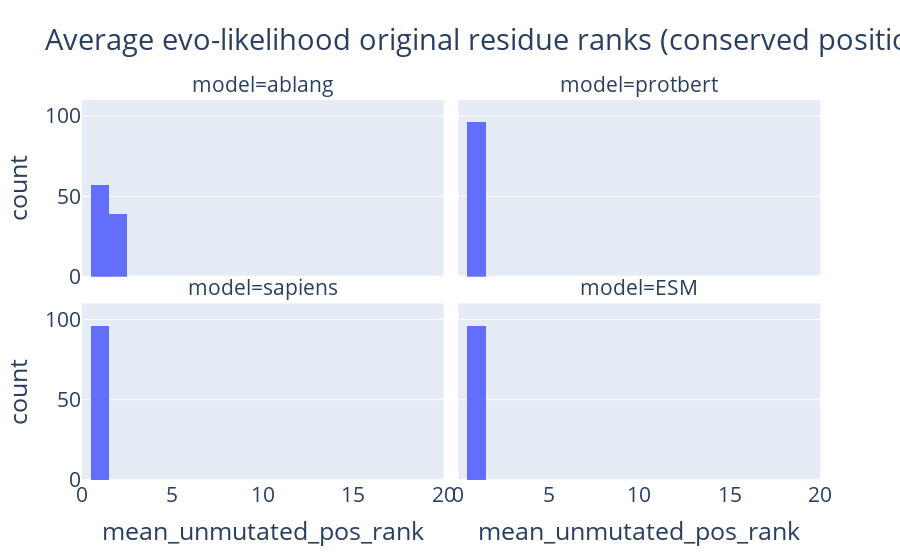

Notebook code for this chart:
### Markdown cell above
#### Unmutated residues in conserved positions

### Code cell
output_table_subset = output_table#.loc[(output_table["n_subs"] == 1),:]

fig = px.histogram(
    data_frame = output_table_subset,
    x = "mean_unmutated_pos_rank",
    facet_col = "model",
    facet_col_wrap=2,
    orientation = "v",
    title=f'Average evo-likelihood original residue ranks (conserved positions)',
)

fig.update_traces(xbins_size=1)
fig.update_layout(height = 600, font_size = 21)
fig.update_xaxes(range=[0, 20])
fig.update_yaxes(range=[0, 110])

fig.show()

### Figure 1 — Plotly figure (JSON) as saved in the notebook; plotly's stock layout.template omitted (floating-point values rounded to 4 significant figures)
{"data": [{"alignmentgroup": "True", "bingroup": "x", "hovertemplate": "model=ablang<br>mean_unmutated_pos_rank=%{x}<br>count=%{y}<extra></extra>", "legendgroup": "", "marker": {"color": "#636efa", "pattern": {"shape": ""}}, "name": "", "offsetgroup": "", "orientation": "v", "showlegend": false, "type": "histogram", "x": [1.021, 1.02, 1.104, 1.926, 1.926, 1.983, 1.528, 1.578, 1.351, 1.343, 1.361, 1.25, 1.224, 1.843, 1.829, 1.467, 1.426, 1.509, 1.848, 1.345, 1.521, 1.468, 1.125, 1.469, 1.391, 1.514, 1.237, 1.644, 1.466, 1.353, 1.85, 1.286, 1.653, 1.467, 1.504, 1.5, 1.217, 1.4, 1.274, 1.465, 1.302, 1.402, 1.365, 1.752, 1.169, 1.196, 1.695, 1.965, 1.164, 1.588, 1.282, 1.376, 1.672, 1.852, 1.191, 1.269, 1.244, 1.231, 1.33, 1.473, 1.602, 1.288, 1.288, 1.321, 1.34, 1.777, 1.142, 1.153, 1.581, 1.474, 1.778, 1.496, 1.575, 1.143, 1.437, 1.546, 1.687, 1.138, 1.836, 1.5, 1.289, 1.5, 1.658, 1.86, 1.504, 1.157, 1.034, 1, 1.593, 1.517, 1.375, 1.729, 1.179, 1.417, 1.508, 1.2], "xaxis": "x3", "xbins": {"size": 1}, "yaxis": "y3"}, {"alignmentgroup": "True", "bingroup": "x", "hovertemplate": "model=protbert<br>mean_unmutated_pos_rank=%{x}<br>count=%{y}<extra></extra>", "legendgroup": "", "marker": {"color": "#636efa", "pattern": {"shape": ""}}, "name": "", "offsetgroup": "", "orientation": "v", "showlegend": false, "type": "histogram", "x": [1.011, 1, 1.021, 1.405, 1.405, 1.44, 1.019, 1.018, 1.009, 1.01, 1.019, 1.009, 1.017, 1.058, 1.073, 1.047, 1.05, 1.066, 1, 1.055, 1.06, 1.045, 1.038, 1.097, 1.035, 1.018, 1.051, 1.025, 1.017, 1.026, 1.103, 1.353, 1.38, 1.041, 1.101, 1.1, 1.357, 1.383, 1.053, 1.07, 1.047, 1.121, 1.043, 1.046, 1.051, 1.018, 1.059, 1.15, 1.017, 1.008, 1.017, 1.333, 1.369, 1.176, 1, 1.028, 1.017, 1.35, 1.029, 1.045, 1.037, 1.029, 1.054, 1.037, 1.038, 1.107, 1.018, 1.042, 1.114, 1, 1.06, 1.174, 1.05, 1, 1.202, 1.111, 1.061, 1.017, 1.091, 1.019, 1.026, 1.095, 1.051, 1.182, 1.067, 1.291, 1, 1, 1.044, 1.103, 1.045, 1.076, 1, 1.033, 1.057, 1.008], "xaxis": "x4", "xbins": {"size": 1}, "yaxis": "y4"}, {"alignmentgroup": "True", "bingroup": "x", "hovertemplate": "model=sapiens<br>mean_unmutated_pos_rank=%{x}<br>count=%{y}<extra></extra>", "legendgroup": "", "marker": {"color": "#636efa", "pattern": {"shape": ""}}, "name": "", "offsetgroup": "", "orientation": "v", "showlegend": false, "type": "histogram", "x": [1.011, 1.01, 1.021, 1.132, 1.132, 1.138, 1.047, 1.037, 1.018, 1.029, 1.037, 1.009, 1.009, 1.099, 1.098, 1.037, 1.228, 1.075, 1.212, 1.082, 1.06, 1.027, 1.029, 1.088, 1.017, 1.073, 1.059, 1.102, 1.052, 1.052, 1.103, 1.076, 1.083, 1.057, 1.143, 1.142, 1.026, 1.025, 1.035, 1.026, 1.057, 1.112, 1.043, 1.073, 1.051, 1.018, 1.102, 1.195, 1.034, 1.025, 1.026, 1.085, 1.074, 1.037, 1, 1.037, 1.034, 1.026, 1.029, 1.082, 1.046, 1.067, 1.072, 1.028, 1.057, 1.062, 1.053, 1.025, 1.095, 1.026, 1.077, 1.078, 1.075, 1.009, 1.059, 1.111, 1.165, 1.034, 1.182, 1.038, 1.018, 1.121, 1.077, 1.05, 1.059, 1.039, 1, 1, 1.044, 1.138, 1.054, 1.11, 1, 1.075, 1.082, 1.033], "xaxis": "x", "xbins": {"size": 1}, "yaxis": "y"}, {"alignmentgroup": "True", "bingroup": "x", "hovertemplate": "model=ESM<br>mean_unmutated_pos_rank=%{x}<br>count=%{y}<extra></extra>", "legendgroup": "", "marker": {"color": "#636efa", "pattern": {"shape": ""}}, "name": "", "offsetgroup": "", "orientation": "v", "showlegend": false, "type": "histogram", "x": [1.043, 1.03, 1.052, 1.083, 1.083, 1.078, 1.075, 1.073, 1.018, 1.162, 1.213, 1.009, 1.017, 1.058, 1.081, 1.056, 1.129, 1.151, 1.03, 1.073, 1.111, 1.117, 1.029, 1.071, 1.052, 1.083, 1.034, 1.076, 1.069, 1.017, 1.14, 1.05, 1.174, 1.279, 1.118, 1.117, 1.017, 1.033, 1.088, 1.079, 1.057, 1.131, 1.07, 1.046, 1.059, 1.027, 1.051, 1.15, 1.052, 1.067, 1.06, 1.043, 1.082, 1.019, 1.035, 1.009, 1.008, 1.017, 1.078, 1.164, 1.083, 1.048, 1.072, 1.028, 1.057, 1.116, 1.027, 1.093, 1.067, 1.035, 1.051, 1.078, 1.083, 1.009, 1.101, 1.194, 1.07, 1.086, 1.182, 1.038, 1.018, 1.216, 1.077, 1.025, 1.059, 1.063, 1, 1, 1.062, 1.121, 1.08, 1.271, 1.034, 1.05, 1.172, 1.033], "xaxis": "x2", "xbins": {"size": 1}, "yaxis": "y2"}], "layout": {"annotations": [{"font": {}, "showarrow": false, "text": "model=sapiens", "x": 0.245, "xanchor": "center", "xref": "paper", "y": 0.465, "yanchor": "bottom", "yref": "paper"}, {"font": {}, "showarrow": false, "text": "model=ESM", "x": 0.755, "xanchor": "center", "xref": "paper", "y": 0.465, "yanchor": "bottom", "yref": "paper"}, {"font": {}, "showarrow": false, "text": "model=ablang", "x": 0.245, "xanchor": "center", "xref": "paper", "y": 1.0, "yanchor": "bottom", "yref": "paper"}, {"font": {}, "showarrow": false, "text": "model=protbert", "x": 0.755, "xanchor": "center", "xref": "paper", "y": 1.0, "yanchor": "bottom", "yref": "paper"}], "autosize": true, "barmode": "relative", "font": {"size": 21}, "legend": {"tracegroupgap": 0}, "title": {"text": "Average evo-likelihood original residue ranks (conserved positions)"}, "xaxis": {"anchor": "y", "domain": [0, 0.49], "range": [0, 20], "title": {"text": "mean_unmutated_pos_rank"}, "type": "linear"}, "xaxis2": {"anchor": "y2", "domain": [0.51, 1], "matches": "x", "range": [0, 20], "title": {"text": "mean_unmutated_pos_rank"}, "type": "linear"}, "xaxis3": {"anchor": "y3", "domain": [0, 0.49], "matches": "x", "range": [0, 20], "showticklabels": false, "type": "linear"}, "xaxis4": {"anchor": "y4", "domain": [0.51, 1], "matches": "x", "range": [0, 20], "showticklabels": false, "type": "linear"}, "yaxis": {"anchor": "x", "domain": [0, 0.465], "range": [0, 110], "title": {"text": "count"}}, "yaxis2": {"anchor": "x2", "domain": [0, 0.465], "matches": "y", "range": [0, 110], "showticklabels": false}, "yaxis3": {"anchor": "x3", "domain": [0.535, 1.0], "matches": "y", "range": [0, 110], "title": {"text": "count"}}, "yaxis4": {"anchor": "x4", "domain": [0.535, 1.0], "matches": "y", "range": [0, 110], "showticklabels": false}}}
